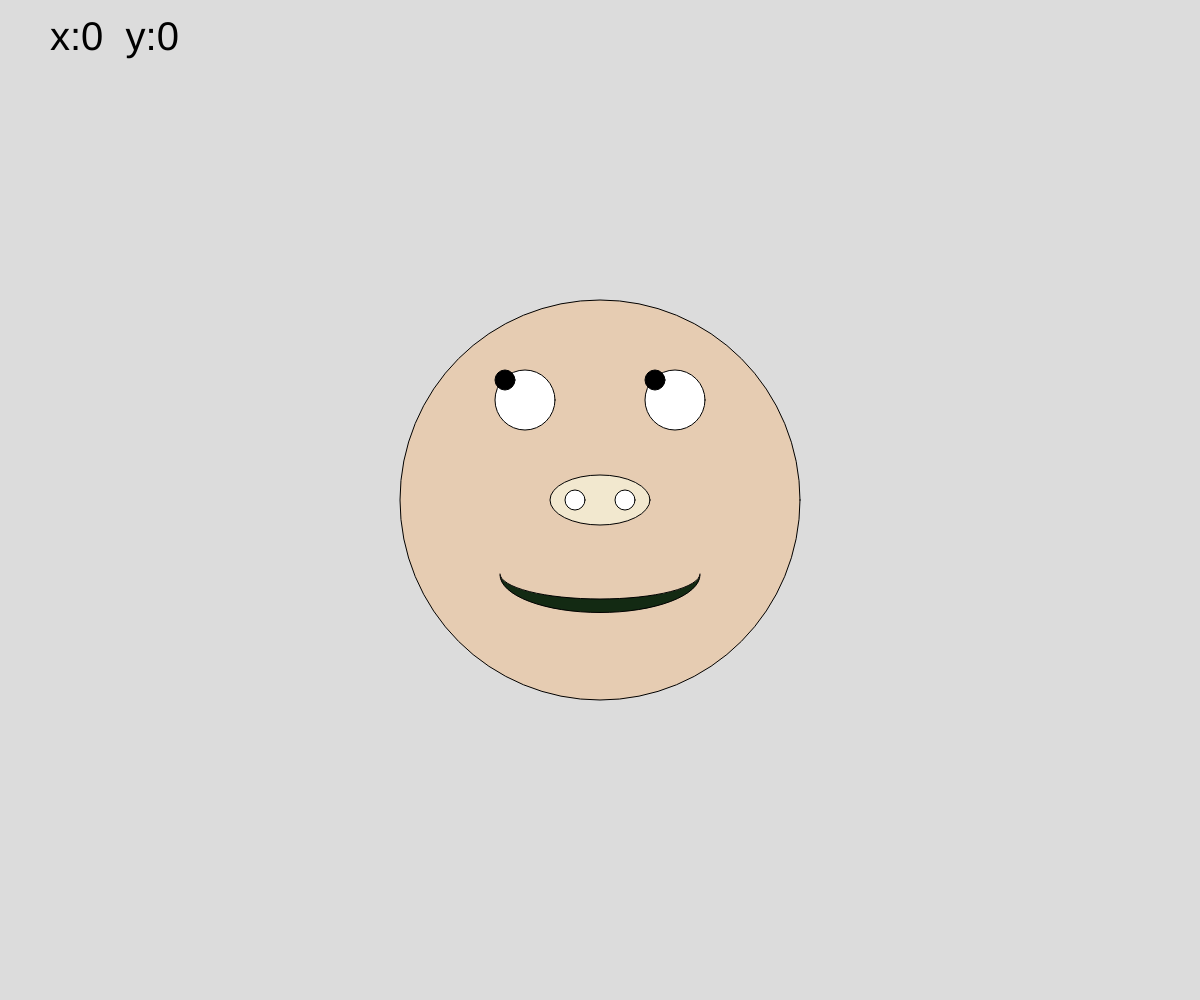
Frame 1 (no input)
Frame 60 (no input): identical to frame 1, image omitted
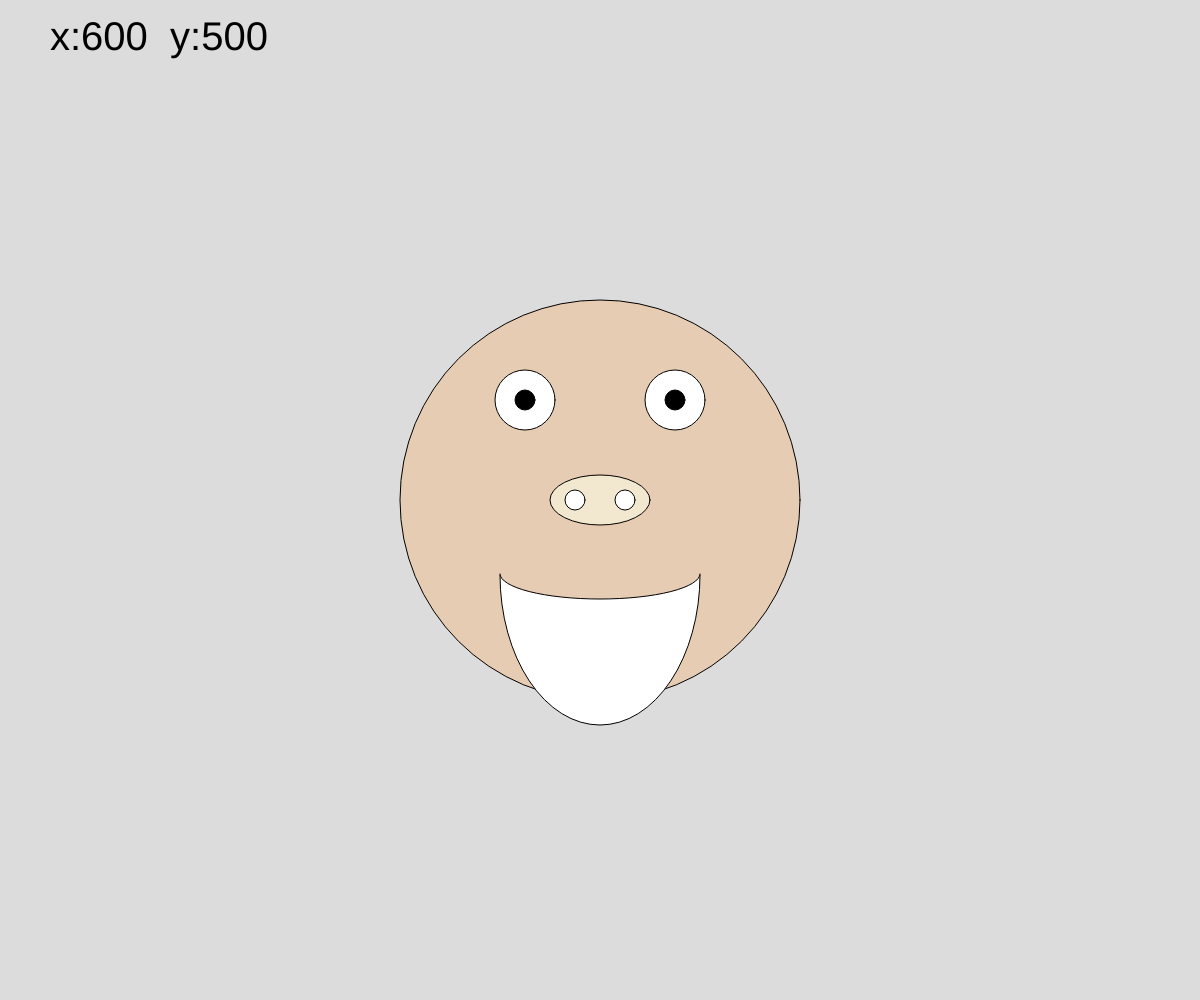
Frame 120 (the mouse pressed at the canvas centre since frame 60)

The p5.js sketch that drew these frames (run headless with seeded random() and noise() and a simulated clock; from frame 60 on, the mouse is pressed at the canvas centre):

// p5.js sketch
// ── sketch.js
function setup() {
  createCanvas(windowWidth, windowHeight);
  // mic=new p5.Audtion

}

  // let x=width/2
  // let y=height/2
function draw() {
  background(220);
  textSize(40)
  text("x:"+mouseX+"  y:"+mouseY,50,50)
  // for(var i=0;i<6;i++){
  push()
    translate(width/2,height/2)
    fill('#e6ccb2')
    ellipse(0,0,400)
    fill('#f2e8cf')
    ellipse(0,0,100,50)
    fill(255)
    ellipse(-25,0,20)
    ellipse(25,0,20)

    ellipse(-75,-100,60)
    ellipse(75,-100,60)

    fill(0)
    ellipse(-75+map(mouseX,0,width,-20,20),-100+map(mouseY,0,height,-20,20),20)
    ellipse(75+map(mouseX,0,width,-20,20),-100+map(mouseY,0,height,-20,20),20)
    
    if(mouseIsPressed){
      fill(255)
      arc(0,75,200,300,0,PI)
    }
    else{
      fill('#132a13')
      arc(0,75,200,75,0,PI)
    }
    // arc(0,75,200,75+micLevel*1000,0,180)
    fill('#e6ccb2')
    arc(0,74,200,50,0,PI)
    pop()

  // push()
  // pop()
  // }


}
